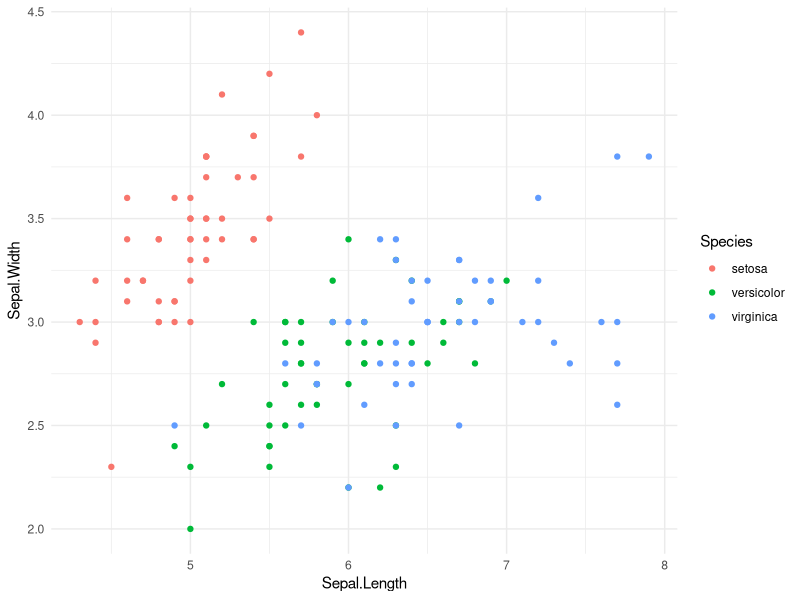

Write R code to recreate this figure.
## ---- chunk 1
show_answers <- FALSE # set to FALSE to hide answers
## ---- chunk 2
# R code goes here
lm(speed ~ dist, data = cars)
## ---- chunk 3
#| warning: false
#| code-fold: true
#| label: fig-main-margin-cap
#| fig-cap: "A figure with a longer caption. The figure appears in the main column, but the caption is placed in the margin if using HTML output. In the PDF output, the caption remains in the main column."

library(ggplot2)
ggplot(iris, aes(x = Sepal.Length, y = Sepal.Width, colour = Species)) +
  geom_point() +
  theme_minimal()

